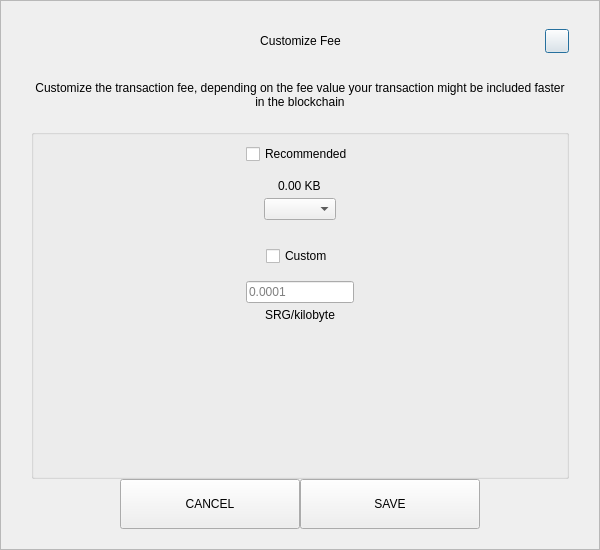
<?xml version="1.0" encoding="UTF-8"?>
<ui version="4.0">
 <class>SendCustomFeeDialog</class>
 <widget class="QDialog" name="SendCustomFeeDialog">
  <property name="geometry">
   <rect>
    <x>0</x>
    <y>0</y>
    <width>600</width>
    <height>550</height>
   </rect>
  </property>
  <property name="windowTitle">
   <string>Form</string>
  </property>
  <layout class="QVBoxLayout" name="verticalLayout_3">
   <property name="spacing">
    <number>0</number>
   </property>
   <property name="leftMargin">
    <number>0</number>
   </property>
   <property name="topMargin">
    <number>0</number>
   </property>
   <property name="rightMargin">
    <number>0</number>
   </property>
   <property name="bottomMargin">
    <number>0</number>
   </property>
   <item>
    <widget class="QFrame" name="frame">
     <property name="styleSheet">
      <string notr="true"/>
     </property>
     <property name="frameShape">
      <enum>QFrame::StyledPanel</enum>
     </property>
     <property name="frameShadow">
      <enum>QFrame::Raised</enum>
     </property>
     <layout class="QVBoxLayout" name="verticalLayout_2">
      <property name="spacing">
       <number>0</number>
      </property>
      <property name="leftMargin">
       <number>30</number>
      </property>
      <property name="topMargin">
       <number>20</number>
      </property>
      <property name="rightMargin">
       <number>30</number>
      </property>
      <property name="bottomMargin">
       <number>20</number>
      </property>
      <item>
       <layout class="QHBoxLayout" name="horizontalLayout_3">
        <property name="spacing">
         <number>0</number>
        </property>
        <item>
         <spacer name="horizontalSpacer_21">
          <property name="orientation">
           <enum>Qt::Horizontal</enum>
          </property>
          <property name="sizeHint" stdset="0">
           <size>
            <width>40</width>
            <height>20</height>
           </size>
          </property>
         </spacer>
        </item>
        <item>
         <widget class="QLabel" name="labelTitle">
          <property name="minimumSize">
           <size>
            <width>0</width>
            <height>40</height>
           </size>
          </property>
          <property name="maximumSize">
           <size>
            <width>16777215</width>
            <height>40</height>
           </size>
          </property>
          <property name="styleSheet">
           <string notr="true">padding-left:24px;</string>
          </property>
          <property name="text">
           <string>Customize Fee</string>
          </property>
          <property name="alignment">
           <set>Qt::AlignCenter</set>
          </property>
          <property name="margin">
           <number>7</number>
          </property>
         </widget>
        </item>
        <item>
         <spacer name="horizontalSpacer">
          <property name="orientation">
           <enum>Qt::Horizontal</enum>
          </property>
          <property name="sizeHint" stdset="0">
           <size>
            <width>40</width>
            <height>20</height>
           </size>
          </property>
         </spacer>
        </item>
        <item>
         <widget class="QPushButton" name="btnEsc">
          <property name="minimumSize">
           <size>
            <width>24</width>
            <height>24</height>
           </size>
          </property>
          <property name="maximumSize">
           <size>
            <width>24</width>
            <height>24</height>
           </size>
          </property>
          <property name="text">
           <string/>
          </property>
         </widget>
        </item>
       </layout>
      </item>
      <item>
       <spacer name="verticalSpacer_2">
        <property name="orientation">
         <enum>Qt::Vertical</enum>
        </property>
        <property name="sizeType">
         <enum>QSizePolicy::Fixed</enum>
        </property>
        <property name="sizeHint" stdset="0">
         <size>
          <width>20</width>
          <height>20</height>
         </size>
        </property>
       </spacer>
      </item>
      <item>
       <widget class="QLabel" name="labelMessage">
        <property name="text">
         <string>Customize the transaction fee, depending on the fee value your transaction might be included faster in the blockchain</string>
        </property>
        <property name="alignment">
         <set>Qt::AlignCenter</set>
        </property>
        <property name="wordWrap">
         <bool>true</bool>
        </property>
       </widget>
      </item>
      <item>
       <spacer name="verticalSpacer_3">
        <property name="orientation">
         <enum>Qt::Vertical</enum>
        </property>
        <property name="sizeType">
         <enum>QSizePolicy::Fixed</enum>
        </property>
        <property name="sizeHint" stdset="0">
         <size>
          <width>20</width>
          <height>20</height>
         </size>
        </property>
       </spacer>
      </item>
      <item>
       <widget class="QGroupBox" name="groupBox">
        <property name="title">
         <string/>
        </property>
        <layout class="QVBoxLayout" name="verticalLayout">
         <property name="leftMargin">
          <number>12</number>
         </property>
         <property name="rightMargin">
          <number>12</number>
         </property>
         <item>
          <layout class="QVBoxLayout" name="verticalLayout_4">
           <property name="spacing">
            <number>5</number>
           </property>
           <item alignment="Qt::AlignHCenter">
            <widget class="QCheckBox" name="checkBoxRecommended">
             <property name="text">
              <string>Recommended</string>
             </property>
            </widget>
           </item>
           <item>
            <spacer name="verticalSpacer_5">
             <property name="orientation">
              <enum>Qt::Vertical</enum>
             </property>
             <property name="sizeType">
              <enum>QSizePolicy::Fixed</enum>
             </property>
             <property name="sizeHint" stdset="0">
              <size>
               <width>20</width>
               <height>10</height>
              </size>
             </property>
            </spacer>
           </item>
           <item alignment="Qt::AlignHCenter">
            <widget class="QLabel" name="labelFee">
             <property name="text">
              <string>0.00 KB</string>
             </property>
            </widget>
           </item>
           <item alignment="Qt::AlignHCenter">
            <widget class="QComboBox" name="comboBoxRecommended"/>
           </item>
          </layout>
         </item>
         <item>
          <spacer name="verticalSpacer">
           <property name="orientation">
            <enum>Qt::Vertical</enum>
           </property>
           <property name="sizeType">
            <enum>QSizePolicy::Fixed</enum>
           </property>
           <property name="sizeHint" stdset="0">
            <size>
             <width>20</width>
             <height>20</height>
            </size>
           </property>
          </spacer>
         </item>
         <item>
          <layout class="QVBoxLayout" name="verticalLayout_5">
           <property name="spacing">
            <number>5</number>
           </property>
           <item alignment="Qt::AlignHCenter">
            <widget class="QCheckBox" name="checkBoxCustom">
             <property name="text">
              <string>Custom</string>
             </property>
            </widget>
           </item>
           <item>
            <spacer name="verticalSpacer_6">
             <property name="orientation">
              <enum>Qt::Vertical</enum>
             </property>
             <property name="sizeType">
              <enum>QSizePolicy::Fixed</enum>
             </property>
             <property name="sizeHint" stdset="0">
              <size>
               <width>20</width>
               <height>10</height>
              </size>
             </property>
            </spacer>
           </item>
           <item alignment="Qt::AlignHCenter">
            <widget class="QLineEdit" name="lineEditCustomFee">
             <property name="placeholderText">
              <string notr="true">0.0001</string>
             </property>
            </widget>
           </item>
           <item alignment="Qt::AlignHCenter">
            <widget class="QLabel" name="labelCustomFee">
             <property name="text">
              <string>SRG/kilobyte</string>
             </property>
            </widget>
           </item>
          </layout>
         </item>
         <item>
          <spacer name="verticalSpacer_4">
           <property name="orientation">
            <enum>Qt::Vertical</enum>
           </property>
           <property name="sizeHint" stdset="0">
            <size>
             <width>20</width>
             <height>40</height>
            </size>
           </property>
          </spacer>
         </item>
        </layout>
       </widget>
      </item>
      <item>
       <layout class="QHBoxLayout" name="horizontalLayout" stretch="1,2,2,1">
        <item>
         <spacer name="horizontalSpacer1">
          <property name="orientation">
           <enum>Qt::Horizontal</enum>
          </property>
          <property name="sizeHint" stdset="0">
           <size>
            <width>40</width>
            <height>20</height>
           </size>
          </property>
         </spacer>
        </item>
        <item>
         <widget class="QPushButton" name="btnCancel">
          <property name="minimumSize">
           <size>
            <width>180</width>
            <height>50</height>
           </size>
          </property>
          <property name="focusPolicy">
           <enum>Qt::NoFocus</enum>
          </property>
          <property name="text">
           <string>CANCEL</string>
          </property>
         </widget>
        </item>
        <item>
         <widget class="QPushButton" name="btnSave">
          <property name="minimumSize">
           <size>
            <width>180</width>
            <height>50</height>
           </size>
          </property>
          <property name="focusPolicy">
           <enum>Qt::NoFocus</enum>
          </property>
          <property name="text">
           <string>SAVE</string>
          </property>
         </widget>
        </item>
        <item>
         <spacer name="horizontalSpacer_2">
          <property name="orientation">
           <enum>Qt::Horizontal</enum>
          </property>
          <property name="sizeHint" stdset="0">
           <size>
            <width>40</width>
            <height>20</height>
           </size>
          </property>
         </spacer>
        </item>
       </layout>
      </item>
     </layout>
    </widget>
   </item>
  </layout>
 </widget>
 <resources/>
 <connections/>
</ui>
